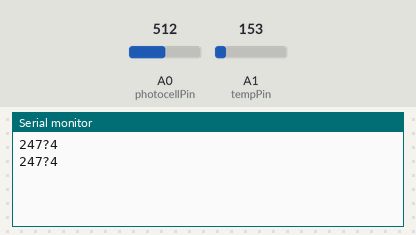
The sketch below on a simulated Arduino Uno, built with avr-gcc and run on an emulated ATmega328P. On the bench: the last lines printed to the serial monitor. The inputs (shaded band) are chosen by the test bench; at power-on: A1 (tempPin) = 153, A0 (photocellPin) = 512.

Above: at 10.8 s.
10.9 s: A1 (tempPin) set to 165
At 20.7 s:
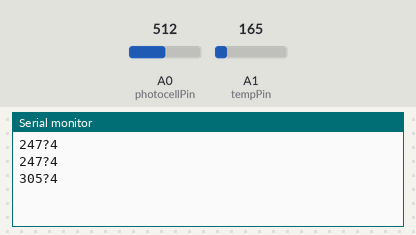
20.9 s: A0 (photocellPin) set to 90
At 30.7 s:
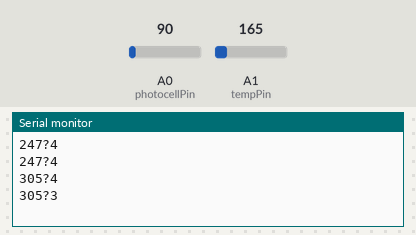
30.9 s: A1 (tempPin) set to 175
At 40.7 s:
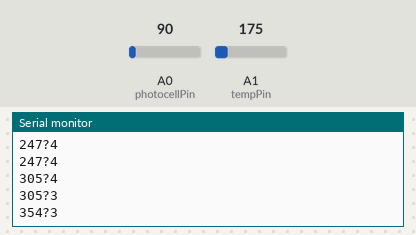
40.9 s: A0 (photocellPin) set to 110
At 51.5 s:
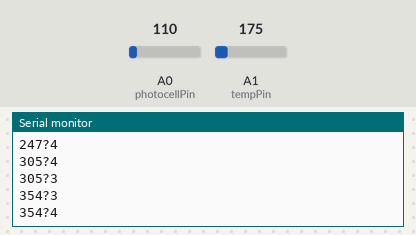
Timing chart, 0 to 51.9 s (numbered marks = the images above; inputs shaded):
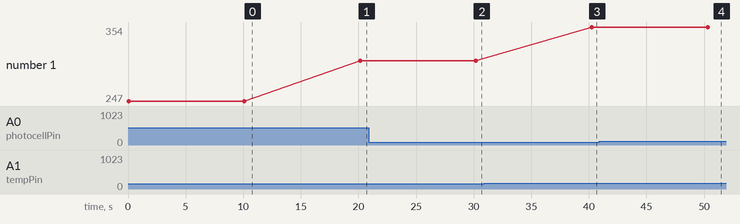

Measured:
- after the input at 10.9 s, the serial monitor: prints a new line after 9.3 s (image 1)
- after the input at 20.9 s, the serial monitor: prints a new line after 9.3 s (image 2)
- after the input at 30.9 s, the serial monitor: prints a new line after 9.4 s (image 3)
- after the input at 40.9 s, the serial monitor: prints a new line after 9.4 s (image 4)
- plotted number 1: 247 → 305 after the input at 10.9 s, 305 → 354 after the input at 30.9 s

The sketch:

sketch_lightTemp.ino
```cpp
//Sketch for the Deconstruction... Light and temperature sensor sending readings, with delimiters, over serial to Raspberry PI

int photocellPin = 0;     // the cell and 10K pulldown are connected to a0
int photocellReading;     // the analog reading from the analog resistor divider


int tempPin = 1;
//int tempReading;

void setup(void) {
  // We'll send information via the Serial monitor for the Raspberry PI
  Serial.begin(9600);
}

void loop() {
  photocellReading = analogRead(photocellPin);  // Reads in the light reading
  delay(50);
  int tempReading = analogRead(tempPin); // Reads in the temp reading
float voltage = tempReading * 5.0; // converts the temp reading to voltage
 voltage /= 1024.0;

  float temperatureC = (voltage - 0.5) * 100 ; // converts the reading to temperature in celcius
  int temperatureC1 = (temperatureC *10); // multiples by 10 to convert the reading to an int for serial transfer (it reads a char at a time and was easier this way
  Serial.print(temperatureC1);
  Serial.print("?"); // used ? as delimiter

  if (photocellReading < 10) { // This is to differenciate between dark,dim,light, bright and very bright, using a 1 char number.
    Serial.println(0);
  } else if (photocellReading < 25) {
    Serial.println(1);
  } else if (photocellReading < 50) {
    Serial.println(2);
  } else if (photocellReading < 100) {
    Serial.println(3);
  } else {
    Serial.println(4);
  }
  delay(10000);
}
```
